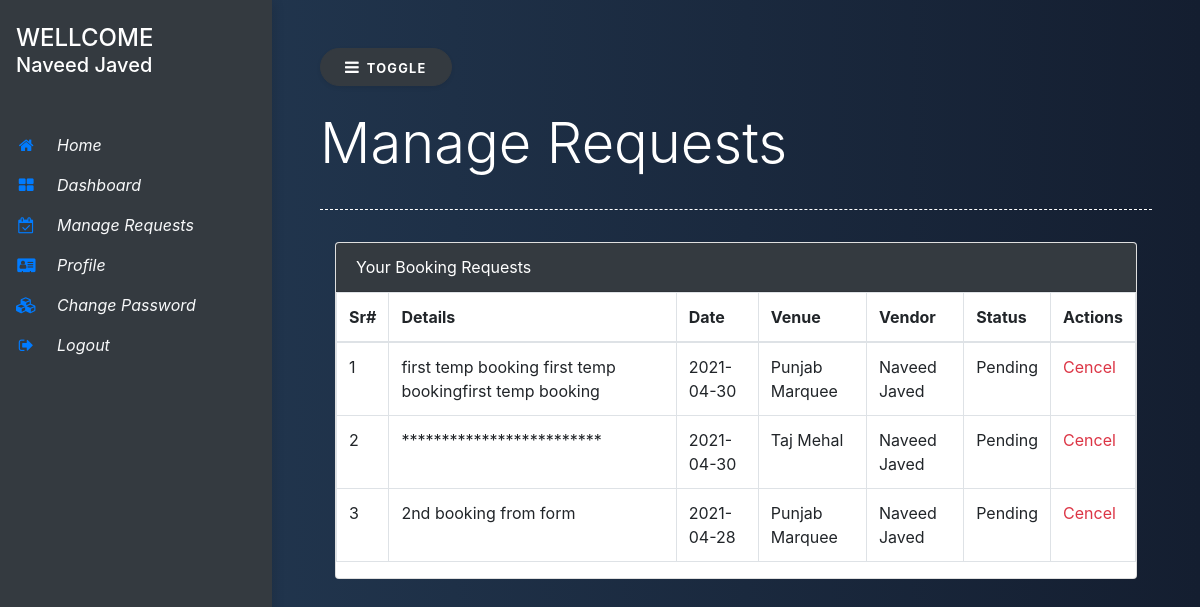
/VenueBookingSystem/Requests.php (signed in), run on the app's committed database.
### tables this page shows
CREATE TABLE `venue_bookings` (
  `id` int(6) NOT NULL,
  `details` text NOT NULL,
  `date` date NOT NULL,
  `client_id` int(6) NOT NULL,
  `venue_id` int(6) DEFAULT NULL,
  `vendor_id` int(6) NOT NULL,
  `status` int(6) NOT NULL DEFAULT 1
);

CREATE TABLE `venues` (
  `id` int(6) NOT NULL,
  `name` varchar(30) NOT NULL,
  `address` text NOT NULL,
  `description` text NOT NULL,
  `price` int(11) NOT NULL,
  `venue_status` int(6) NOT NULL DEFAULT 1,
  `vendor_id` int(11) NOT NULL DEFAULT 1,
  `availability` int(6) NOT NULL DEFAULT 1,
  `image` int(11) NOT NULL DEFAULT 50
);

CREATE TABLE `vendors` (
  `id` int(6) NOT NULL,
  `name` varchar(30) NOT NULL,
  `email` varchar(60) NOT NULL,
  `password` varchar(30) NOT NULL,
  `date_of_birth` date NOT NULL,
  `image` int(6) NOT NULL DEFAULT 1
);

CREATE TABLE `availability` (
  `id` int(6) NOT NULL,
  `name` varchar(30) NOT NULL
);

### VenueBookingSystem/Requests.php (the view, shortened to what this page needs)
<?php
include './Dashboard-nav.php';
$logedin_user = '';
if(!empty($_SESSION["userid"])){
    $logedin_user = $_SESSION["userid"];
}
?>
<div class="page-content p-5" id="content">
    <button id="sidebarCollapse" type="button" class="btn btn-dark bg-dark rounded-pill shadow-sm px-4 mb-4"><i class="fa fa-bars mr-2"></i><small class="text-uppercase font-weight-bold">Toggle</small></button>
    <h1 class="display-4 text-white">Manage Requests</h1>
    <div class="separator"></div>
    <div class="row text-white">
        <div class="col-lg-12">
            <div class="container-fluid">
                <div class="row">
                    <div class="col">
                        <div class="card">
                            <div class="card-header bg-dark text-white">
                            Your Booking Requests
                             </div>
            <table class="table table-bordered">
                <thead>
                    <tr>
                        <th>Sr#</th>
                        <th>Details</th>
                        <th>Date</th>
                        <th>Venue</th>
                        <th>Vendor</th>
                        <th>Status</th>
                        <th>Actions</th>
                    </tr>
                </thead>
                <tbody>
                    <?php
                    $sql = "SELECT * FROM venue_bookings WHERE client_id = '" . $logedin_user . "'";
                    $result = mysqli_query($connection, $sql);
                    $sr=1;
                    while ($num = mysqli_fetch_assoc($result)) {
                        $sql2 = "SELECT availability.id, availability.name FROM availability RIGHT JOIN venue_bookings ON venue_bookings.status= availability.id WHERE venue_bookings.id = '" . $num["id"] . "' ";
                        $res = mysqli_query($connection, $sql2);
                        $status = mysqli_fetch_assoc($res);
                        $venue = "SELECT * FROM venues WHERE  id = '" . $num['venue_id'] . "'";
                        $venueFind = mysqli_query($connection, $venue);
                        $venueName = mysqli_fetch_assoc($venueFind);
                        $vendor = "SELECT * FROM vendors WHERE  id = '" . $num['vendor_id'] . "'";
                        $vendorFind = mysqli_query($connection, $vendor);
                        $vendorName = mysqli_fetch_assoc($vendorFind);
                    ?>
                        <tr>
                            <td><?php echo $sr; ?></td>
                            <td><?php echo $num['details']; ?></td>
                            <td><?php echo $num['date']; ?></td>
                            <td><?php echo $venueName['name']; ?></td>
                            <td><?php echo $vendorName['name']; ?></td>
                            <td><?php echo $status['name']; ?></td>
                            <td>
                                <a class="text-danger" href="./Requests.php?cancelId=<?php echo $num['id']; ?>" >Cencel</a>
                            </td>
                        </tr>
                    <?php
                $sr++;
                }
                    ?>
                </tbody>
            </table>
                        </div>
                    </div>
                </div>
            </div>
        </div>
    </div>

### VenueBookingSystem/Includes/css/core.css (style rules this page uses)
body { background: #141E30; background: -webkit-linear-gradient(to right, #243B55, #141E30); background: linear-gradient(to right, #243B55, #141E30); }
.separator { margin: 2rem 0; border-bottom: 1px dashed #fff; }
.text-uppercase { letter-spacing: 0.1em; }
.page-content { width: calc(100% - 17rem); margin-left: 17rem; transition: all 0.4s; }

### data on the page
venue_bookings: details "first temp booking first temp bookingfirst temp booking", date "2021-04-30", venue.name "Punjab Marquee", vendor.name "Naveed Javed", status.name "Pending"
venue_bookings: details "*************************", date "2021-04-30", venue.name "Taj Mehal", vendor.name "Naveed Javed", status.name "Pending"
venue_bookings: details "2nd booking from form", date "2021-04-28", venue.name "Punjab Marquee", vendor.name "Naveed Javed", status.name "Pending"

### other printed values
$_SESSION["username"] "Naveed Javed"
